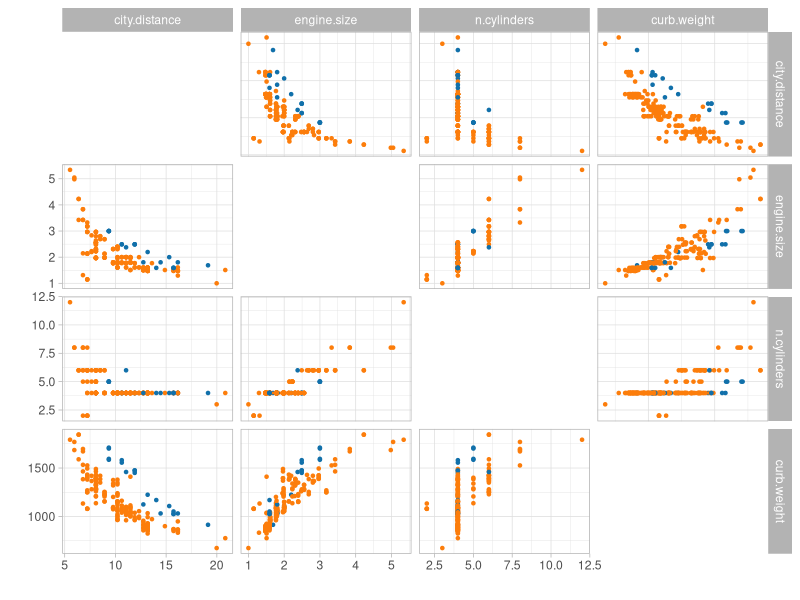
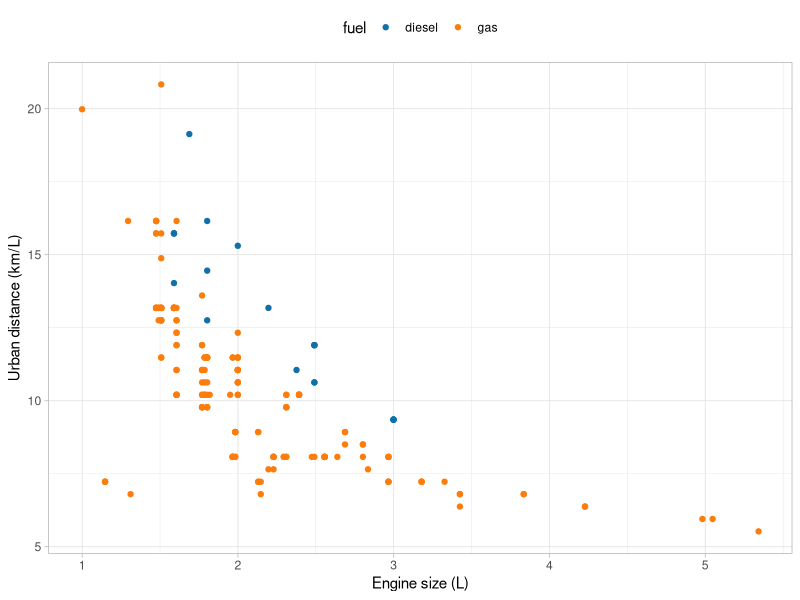
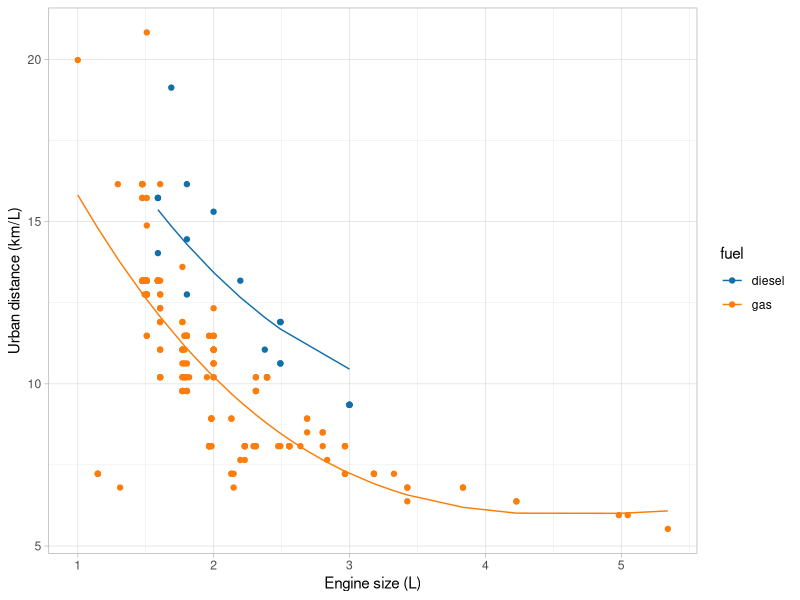
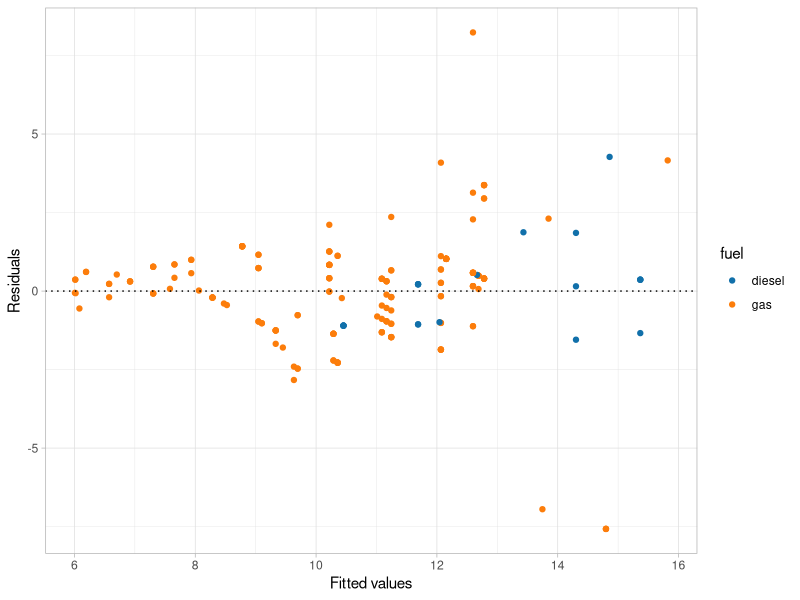
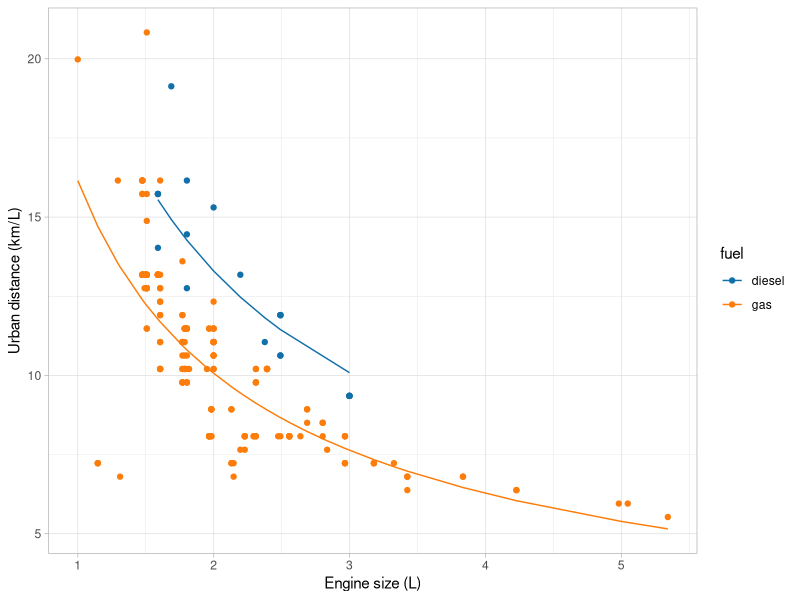
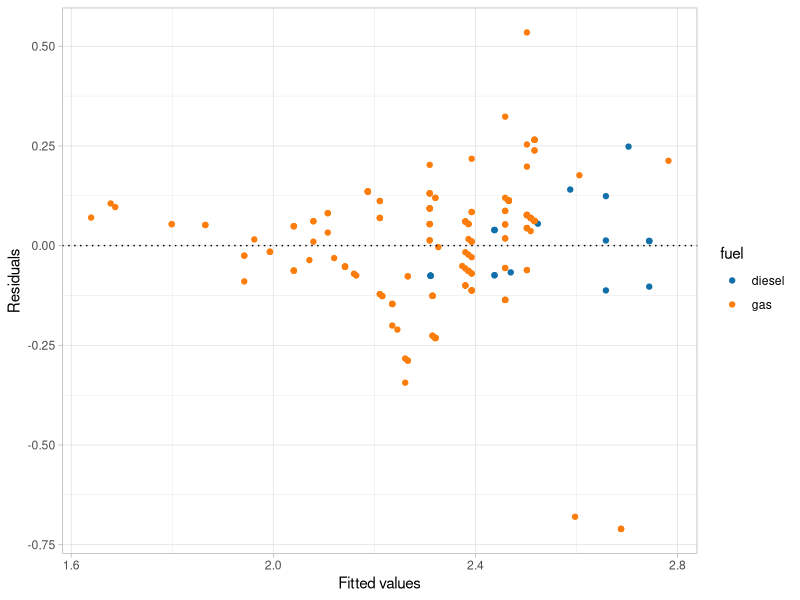
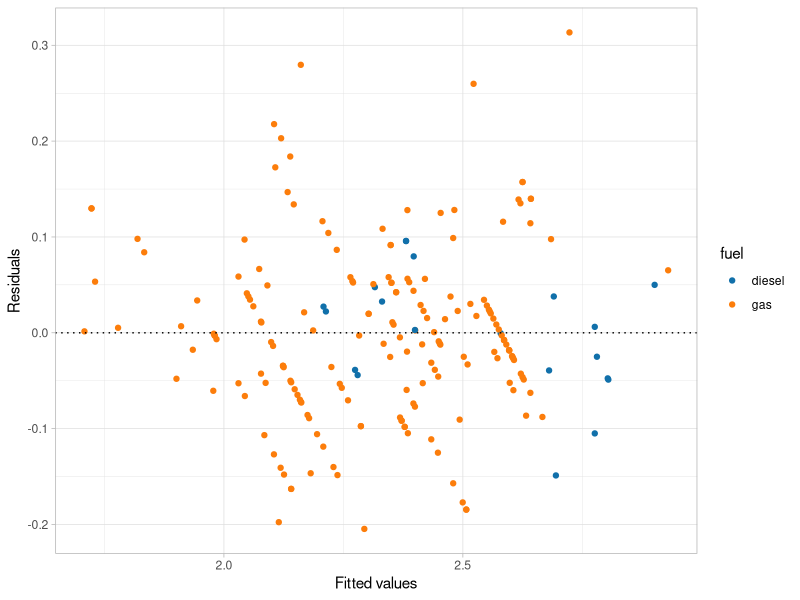

Recreate these plots in R, in order.
## ----r------------------------------------------------------------------------
library(tidyverse)
library(ggplot2)
library(GGally)
library(ggthemes)

# The dataset can be downloaded here: https://tommasorigon.github.io/datamining/data/auto.txt
auto <- read.table("../data/auto.txt", header = TRUE) %>% select(city.distance, engine.size, n.cylinders, curb.weight, fuel)

p0 <- ggpairs(auto,
  columns = 1:4, aes(colour = fuel),
  lower = list(continuous = wrap("points", size = 0.9)),
  upper = list(continuous = wrap("points", size = 0.9)),
  diag = "blank"
) +
  theme_light() +
  scale_color_tableau(palette = "Color Blind") +
  xlab("") +
  ylab("")
p0


## ----r------------------------------------------------------------------------
ggplot(data = auto, aes(x = engine.size, y = city.distance, col = fuel)) +
  geom_point() +
  theme_light() +
  scale_color_tableau(palette = "Color Blind") +
  theme(legend.position = "top") +
  xlab("Engine size (L)") +
  ylab("Urban distance (km/L)")


## ----r------------------------------------------------------------------------
library(broom)
library(knitr)
m1 <- lm(city.distance ~ engine.size + I(engine.size^2) + I(engine.size^3) + fuel, data = auto)
kable(tidy(m1, conf.int = FALSE), digits = 3)


## ----r------------------------------------------------------------------------
kable(glance(m1)[c(1, 3, 10)])


## ----r------------------------------------------------------------------------
augmented_m1 <- augment(m1)
ggplot(data = augmented_m1, aes(x = engine.size, y = city.distance, col = fuel)) +
  geom_point() +
  geom_line(aes(y = .fitted)) +
  theme_light() +
  theme(legend.position = "right") +
  scale_color_tableau(palette = "Color Blind") +
  xlab("Engine size (L)") +
  ylab("Urban distance (km/L)")


## ----r------------------------------------------------------------------------
ggplot(data = augmented_m1, aes(x = .fitted, y = .resid, col = fuel)) +
  geom_point() +
  geom_hline(aes(yintercept = 0), linetype = "dotted") +
  theme_light() +
  theme(legend.position = "right") +
  scale_color_tableau(palette = "Color Blind") +
  xlab("Fitted values") +
  ylab("Residuals")


## ----r------------------------------------------------------------------------
m2 <- lm(log(city.distance) ~ I(log(engine.size)) + fuel, data = auto)
kable(tidy(m2, conf.int = FALSE), digits = 3)


## ----r------------------------------------------------------------------------
augmented_m2 <- augment(m2, data = auto)
ggplot(data = augmented_m2, aes(x = engine.size, y = city.distance, col = fuel)) +
  geom_point() +
  geom_line(aes(y = exp(.fitted))) +
  theme_light() +
  theme(legend.position = "right") +
  scale_color_tableau(palette = "Color Blind") +
  xlab("Engine size (L)") +
  ylab("Urban distance (km/L)")


## ----r------------------------------------------------------------------------
ggplot(data = augmented_m2, aes(x = .fitted, y = .resid, col = fuel)) +
  geom_point() +
  geom_hline(aes(yintercept = 0), linetype = "dotted") +
  theme_light() +
  theme(legend.position = "right") +
  scale_color_tableau(palette = "Color Blind") +
  xlab("Fitted values") +
  ylab("Residuals")


## ----r------------------------------------------------------------------------
r.squared.original <- 1 - sum(mean((auto$city.distance - exp(predict(m2)))^2)) / sum(mean((auto$city.distance - mean(auto$city.distance))^2))
kable(data.frame(r.squared.original = r.squared.original, glance(m2)[c(1, 3, 10)]))


## ----r------------------------------------------------------------------------
auto$cylinders2 <- factor(auto$n.cylinders == 2)
m3 <- lm(log(city.distance) ~ I(log(engine.size)) + I(log(curb.weight)) + fuel + cylinders2, data = auto)
kable(tidy(m3, conf.int = FALSE), digits = 3)


## ----r------------------------------------------------------------------------
augmented_m3 <- augment(m3, data = auto)
ggplot(data = augmented_m3, aes(x = .fitted, y = .resid, col = fuel)) +
  geom_point() +
  geom_hline(aes(yintercept = 0), linetype = "dotted") +
  theme_light() +
  theme(legend.position = "right") +
  scale_color_tableau(palette = "Color Blind") +
  xlab("Fitted values") +
  ylab("Residuals")


## ----r------------------------------------------------------------------------
r.squared.original <- 1 - sum(mean((auto$city.distance - exp(predict(m3)))^2)) / sum(mean((auto$city.distance - mean(auto$city.distance))^2))
kable(data.frame(r.squared.original = r.squared.original, glance(m3)[c(1, 3, 10)]))
